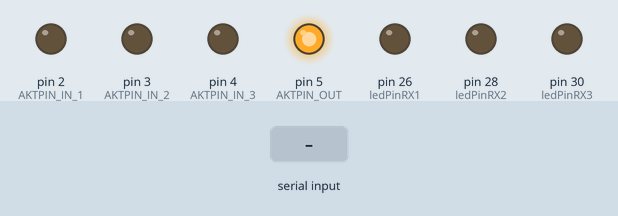
The sketch below on a simulated Arduino Mega 2560, built with avr-gcc and run on an emulated ATmega2560. Shown: output pins drawn as LEDs (lit = HIGH). The inputs (shaded band) are chosen by the test bench. What the sketch prints to the serial monitor is not drawn.

Above: at 1.2 s.
1.3 s: "1" received over the second serial link
At 2.5 s:
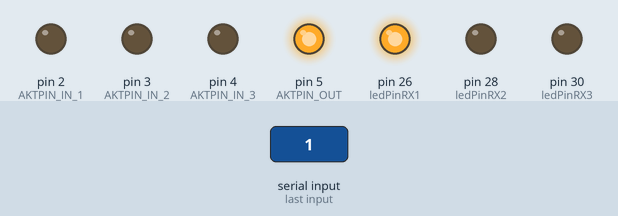
Timing chart, 0 to 4.3 s (numbered marks = the images above; inputs shaded):
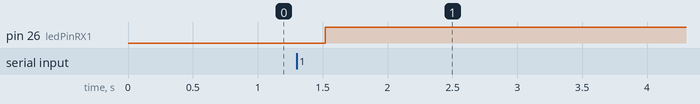

Measured:
- after the input at 1.3 s, pin 26 (ledPinRX1): LOW → HIGH after 0.22 s

The sketch:

QuaduinoBlinkTest.ino
```cpp
//In diesem Sketch sendet ein Arduino MEGA über die erste Serielle
//Schnittstelle (RX0/TX0) die über RS485 Konverter an einem RS485 Bus
//angeschlossen ist.
//An gleichem RS485 BUS sind die drei anderen Seriellen Schnittstellen
//ebenfalls über RS485 Konverter angeschlossen
//und empfangen die gesendeten Daten. Anhand von je einer LED
//pro empfangender Seriellen Schnittstelle (also insgesamt 3 LEDs)
//kann festgestellt werden, ob an allen Seriellen Schnittstellen
//etwas empfangen wird.

//MASTER_CODE
//Pins zur Sende/Empfang schaltung der Module
const int sendModAkt = 5; //Modul das sendet
const int empfModRX1 = 2; //Modul das empfängt
const int empfModRX2 = 3; //Modul das empfängt
const int empfModRX3 = 4; //Modul das empfängt

//Leds zur Anzeige ob auf dem entsprechenden Modul empfangen wird
const int ledPinRX1 = 26; // LED für Modul das auf TX1/RX1 verbunden ist
const int ledPinRX2 = 28; // LED für Modul das auf TX2/RX2 verbunden ist
const int ledPinRX3 = 30; // LED für Modul das auf TX3/RX3 verbunden ist


void setup() {
  // put your setup code here, to run once:
  pinMode(sendModAkt, OUTPUT);
  pinMode(empfModRX1, OUTPUT);
  pinMode(empfModRX2, OUTPUT);
  pinMode(empfModRX3, OUTPUT);

  pinMode(ledPinRX1, OUTPUT);
  pinMode(ledPinRX2, OUTPUT);
  pinMode(ledPinRX3, OUTPUT);

  digitalWrite(sendModAkt, HIGH);
  digitalWrite(empfModRX1, LOW);
  digitalWrite(empfModRX2, LOW);
  digitalWrite(empfModRX3, LOW);

  delay(10);

  //Starten der Seriellen Übertragung an allen 4 Seriellen
  //Schnittstellen
  Serial.begin(9600);
  Serial1.begin(9600);
  Serial2.begin(9600);
  Serial3.begin(9600);

  delay(10);


}

void loop() {

  Serial.write(HIGH);//HIGH wird auf RX0/TX0 geschrieben

  //Falls Daten auf dem RS 485 von den anderen Seriellen Schnitstellen
  //empfangen wird, wird der empfangene Wert auf den PIN für die LED
  // der ensprechenden Seriellen Schnittstelle geschrieben.

  if(Serial1.available()){
    digitalWrite(ledPinRX1, Serial1.read());
    }
  if(Serial2.available()){
    digitalWrite(ledPinRX2, Serial2.read());
    }
  if(Serial3.available()){
    digitalWrite(ledPinRX3, Serial3.read());
    }
    delay(500);

  Serial.write(LOW);//LOW wird auf RX0/TX0 geschrieben

  //Falls Daten auf dem RS 485 von den anderen Seriellen Schnitstellen
  //empfangen wird, wird der empfangene Wert auf den PIN für die LED
  // der ensprechenden Seriellen Schnittstelle geschrieben.

  if(Serial1.available()){
    digitalWrite(ledPinRX1, Serial1.read());
    }
  if(Serial2.available()){
    digitalWrite(ledPinRX2, Serial2.read());
    }
  if(Serial3.available()){
    digitalWrite(ledPinRX3, Serial3.read());
    }
    delay(500);
}
```

COM.cpp
```cpp
#include <Arduino.h>
#include "COM.h"

#define AKTPIN_OUT    5   //RS485 Modul an RX/TX
#define AKTPIN_IN_1   2   //RS485 Modul an RX1/TX1
#define AKTPIN_IN_2   3   //RS485 Modul an RX2/TX2
#define AKTPIN_IN_3   4   //Rs485 Modul an RX3/TX3


nachricht initalizeMsg(unsigned int payload){
  nachricht message;
  message.einAus = payload;
  return message;
  }

int sendMsg(unsigned int payload){

  nachricht msg;
  msg = initalizeMsg(payload);

  if(Serial.availableForWrite()>sizeof(msg.statusB)){
    Serial.write(msg.statusB,sizeof(msg.statusB));
    Serial.flush();
    }
    return 0;
  }

int readMsg(int ModulId){       //ModulId meint hier noch die RS485 Module (Modul 1 = Rs485 Modul an RX1/TX1 etx.)
  nachricht message;

  if(ModulId == 1){

      if(Serial1.readBytes(message.statusB, sizeof(message.statusB)) == 2){
        return message.einAus;
        }

  }else if (ModulId == 2){

      if(Serial2.readBytes(message.statusB, sizeof(message.statusB)) == 2){
        return message.einAus;
        }

  }else if(ModulId == 3){

      if(Serial2.readBytes(message.statusB, sizeof(message.statusB)) == 2){
        return message.einAus;
        }
  }
}
void rs485Init(){      //Muss im "Setup" im "main" aufgerufen werden

  pinMode(AKTPIN_OUT, OUTPUT);
  pinMode(AKTPIN_IN_1, OUTPUT);
  pinMode(AKTPIN_IN_2, OUTPUT);
  pinMode(AKTPIN_IN_3, OUTPUT);

  digitalWrite(AKTPIN_OUT, HIGH);
  digitalWrite(AKTPIN_IN_1, LOW);
  digitalWrite(AKTPIN_IN_2, LOW);
  digitalWrite(AKTPIN_IN_3, LOW);

  Serial1.begin(9600);
  Serial2.begin(9600);
  Serial3.begin(9600);

  }
```

COM.h
```cpp
#ifndef COM_HPP
#define COM_HPP


//ReadFromXlane(MESSAGE_ID_TYPE msg_id, LANE_ID_TYPE lane_id, MESSAGE_TYPE* pMessage, ERROR_CODE_TYPE* pError_code)
//*pMessage = "asdasd"
//ReadFromXlane(1, 2, &message, &returncode)

union nachricht{

  struct {
    unsigned int einAus;
  };
  char statusB[2];

};

nachricht initalizeMsg(unsigned int payload);

int sendMsg(unsigned int payload);

int readMsg(int ModulId);

void rs485Init();

#endif
```

RS485COM.cpp
```cpp
//Communication via RS485 for QUADUINO

#include <Arduino.h>
#include "RS485COM.h"

void rs485comWrite(unsigned int msg, byte toID){
  Serial.write(toID);
  Serial.write(msg);
}


unsigned int rs485comRecieve(byte myID){
    if (Serial1.available()){
      if (myID == Serial1.read()){
        return Serial.read();
      }else {
        return 0;
      }
    }else if (Serial2.available()){
      if(myID == Serial2.read()){
        return Serial.read();
      }else{
        return 0;
      }
    }else if (Serial3.available()){
      if (myID == Serial3.read()){
        return Serial3.read();
      }else{
        return 0;
      }
    }
}
```

RS485COM.h
```cpp
//Communication via RS485 for QUADUINO

#ifndef QUADUINO_SIMPLEX_RS485COM_H
#define QUADUINO_SIMPLEX_RS485COM_H

void rs485comWrite(unsigned int msg, byte toID);
// Sends a message (int msg)
//to a defined reciever (byte ID)

unsigned int rs485comRecieve(byte myID);

#endif
```
